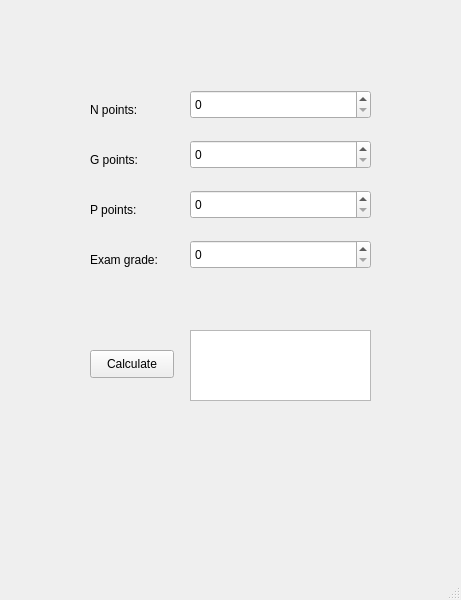
<?xml version="1.0" encoding="UTF-8"?>
<ui version="4.0">
 <class>MainWindow</class>
 <widget class="QMainWindow" name="MainWindow">
  <property name="geometry">
   <rect>
    <x>0</x>
    <y>0</y>
    <width>461</width>
    <height>600</height>
   </rect>
  </property>
  <property name="windowTitle">
   <string>MainWindow</string>
  </property>
  <widget class="QWidget" name="centralwidget">
   <widget class="QLabel" name="label">
    <property name="geometry">
     <rect>
      <x>90</x>
      <y>100</y>
      <width>81</width>
      <height>20</height>
     </rect>
    </property>
    <property name="text">
     <string>N points:</string>
    </property>
   </widget>
   <widget class="QLabel" name="label_2">
    <property name="geometry">
     <rect>
      <x>90</x>
      <y>150</y>
      <width>81</width>
      <height>20</height>
     </rect>
    </property>
    <property name="text">
     <string>G points:</string>
    </property>
   </widget>
   <widget class="QLabel" name="label_3">
    <property name="geometry">
     <rect>
      <x>90</x>
      <y>200</y>
      <width>81</width>
      <height>20</height>
     </rect>
    </property>
    <property name="text">
     <string>P points:</string>
    </property>
   </widget>
   <widget class="QLabel" name="label_4">
    <property name="geometry">
     <rect>
      <x>90</x>
      <y>250</y>
      <width>81</width>
      <height>20</height>
     </rect>
    </property>
    <property name="text">
     <string>Exam grade:</string>
    </property>
   </widget>
   <widget class="QSpinBox" name="spinBoxN">
    <property name="geometry">
     <rect>
      <x>190</x>
      <y>90</y>
      <width>181</width>
      <height>29</height>
     </rect>
    </property>
   </widget>
   <widget class="QSpinBox" name="spinBoxG">
    <property name="geometry">
     <rect>
      <x>190</x>
      <y>140</y>
      <width>181</width>
      <height>29</height>
     </rect>
    </property>
   </widget>
   <widget class="QSpinBox" name="spinBoxP">
    <property name="geometry">
     <rect>
      <x>190</x>
      <y>190</y>
      <width>181</width>
      <height>29</height>
     </rect>
    </property>
   </widget>
   <widget class="QSpinBox" name="spinBoxE">
    <property name="geometry">
     <rect>
      <x>190</x>
      <y>240</y>
      <width>181</width>
      <height>29</height>
     </rect>
    </property>
   </widget>
   <widget class="QPushButton" name="calculatePushButton">
    <property name="geometry">
     <rect>
      <x>90</x>
      <y>350</y>
      <width>84</width>
      <height>28</height>
     </rect>
    </property>
    <property name="text">
     <string>Calculate</string>
    </property>
   </widget>
   <widget class="QTextBrowser" name="textBrowser">
    <property name="geometry">
     <rect>
      <x>190</x>
      <y>330</y>
      <width>181</width>
      <height>71</height>
     </rect>
    </property>
   </widget>
  </widget>
  <widget class="QMenuBar" name="menubar">
   <property name="geometry">
    <rect>
     <x>0</x>
     <y>0</y>
     <width>461</width>
     <height>25</height>
    </rect>
   </property>
  </widget>
  <widget class="QStatusBar" name="statusbar"/>
 </widget>
 <resources/>
 <connections/>
</ui>
